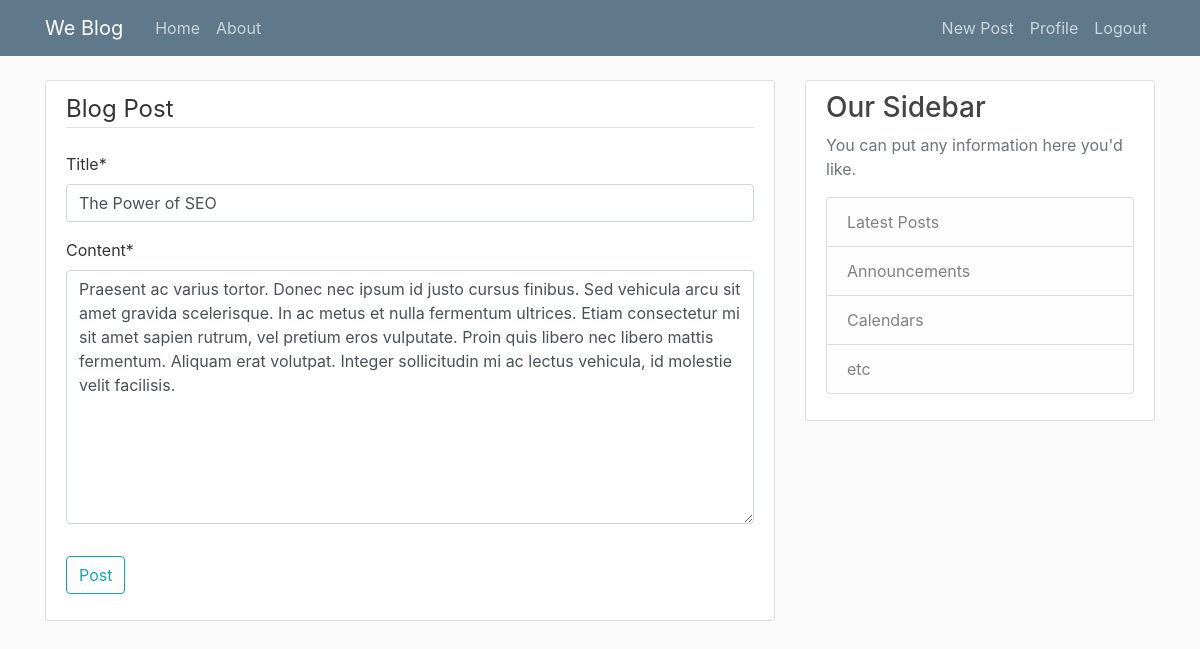
/post/19/update/ (signed in), run on the app's committed database.
### blog/models.py (models this page shows, shortened)
class Post(models.Model):
    title = models.CharField(max_length=100)
    content = models.TextField()
    date_posted = models.DateTimeField(default=timezone.now) #used default to give option to change time & date posted
    author = models.ForeignKey(User, on_delete=models.CASCADE) #if the suer is deleted their post should also be deleted that why using (on_delete=models.CASCADE)
    likes = models.ManyToManyField(User, related_name='likes')

### blog/views.py (the view, shortened to what this page needs)
# urls.py: path('post/<int:pk>/update/', PostUpdateView.as_view(), name='post-update'),
class PostUpdateView(LoginRequiredMixin,UserPassesTestMixin, UpdateView):
    model = Post
    fields = [ 'title','content' ]
    def test_func(self):
        post = self.get_object()
        if self.request.user == post.author:
            return True
        return False

### blog/templates/blog/post_form.html (shortened to what this page needs)
{% extends "blog/base.html" %}
{% load crispy_forms_tags %}
{% block content %}
   <div class="content-section">
        <form method="POST">
            <fieldset class="form-group">
                <legend class="border-bottom mb-4">Blog Post</legend>
                {{ form|crispy }}
            </fieldset>
            <div class="form-group">
                <button class="btn btn-outline-info" type="submit">Post</button>
            </div>
        </form>
    </div>
{% endblock content %}

### blog/static/css/main.css (style rules this page uses)
body { background: #fafafa; color: #333333; margin-top: 5rem; }
.content-section { background: #ffffff; padding: 10px 20px; border: 1px solid #dddddd; border-radius: 3px; margin-bottom: 20px; }

### data on the page
Post: title "The Power of SEO", content "Praesent ac varius tortor. Donec nec ipsum id justo cursus finibus. Sed vehicula arcu sit amet gravida scelerisque. In ac metus et nulla fermentum ultrices. Etiam consectetur mi sit amet sapien rutrum, vel pretium eros vulputate. Proin quis libero nec libero mattis fermentum. Aliquam erat volutpat. Integer sollicitudin mi ac lectus vehicula, id molestie velit facilisis."
